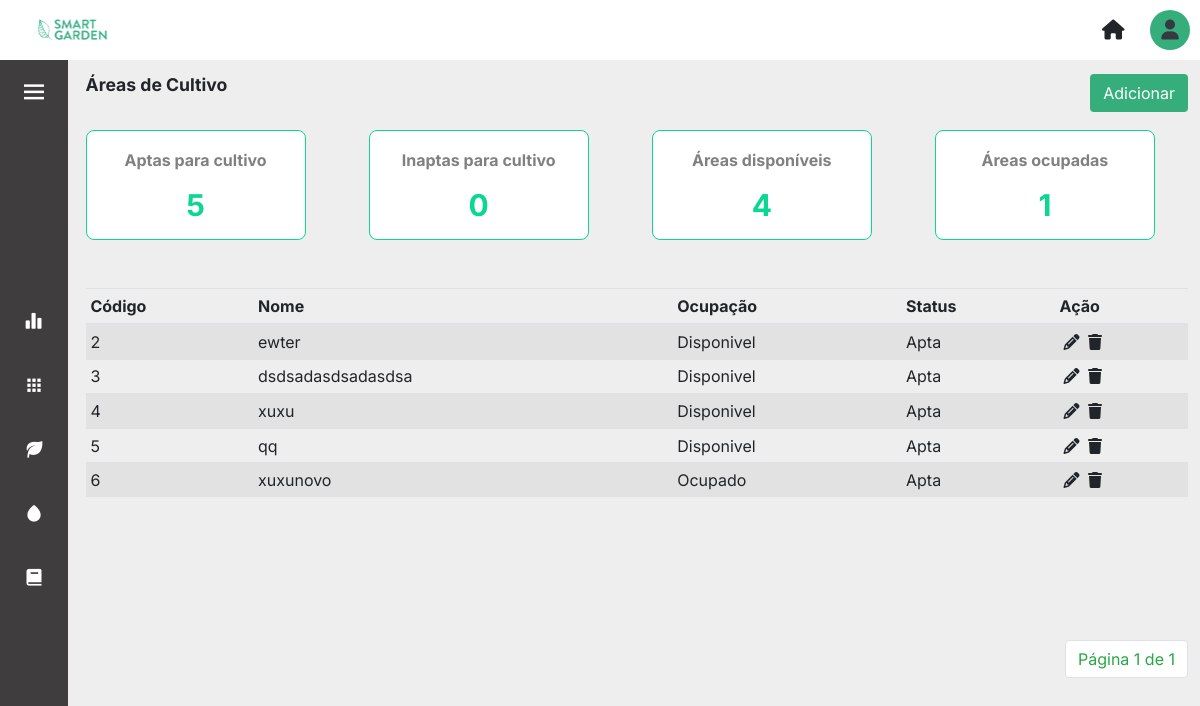
Page /areas/ on the earlier database version.
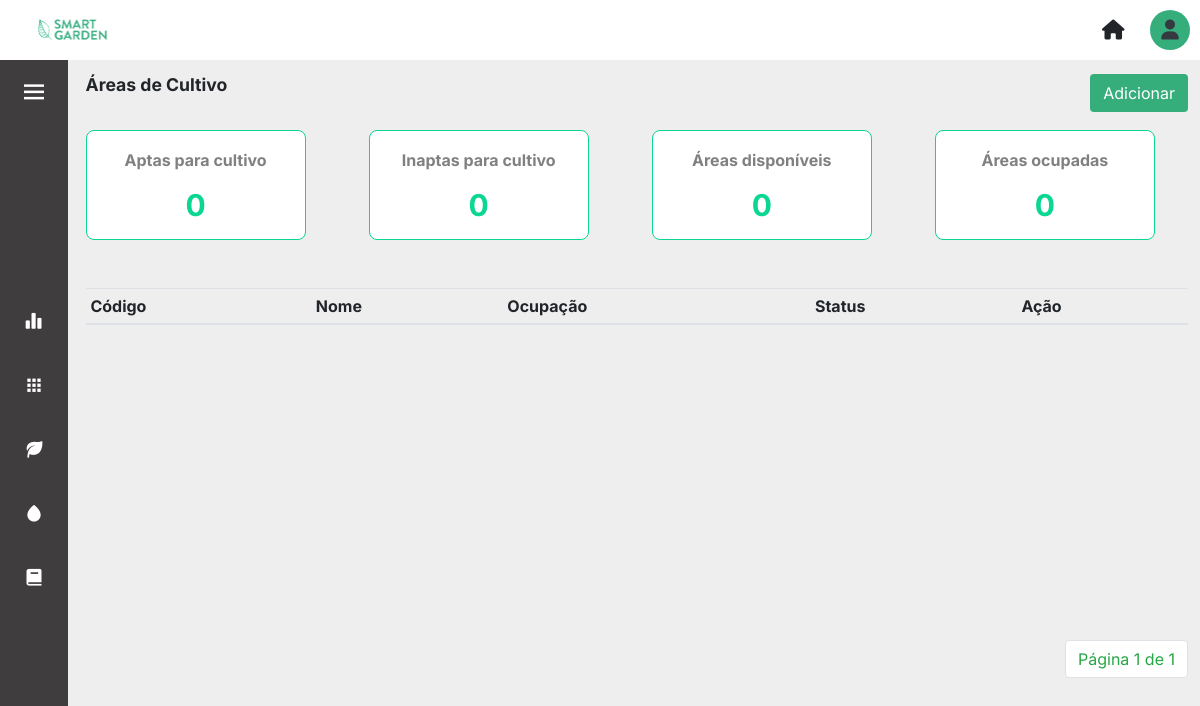
Same page on the later database version.
### core/models.py (models this page shows, shortened)
class AreaCultivo(models.Model):
    nome = models.CharField(max_length=100)
    disponivel = models.BooleanField(blank=True, null=False, default=True)
    apta = models.BooleanField(blank=False, null=False, default=True)

### core/views.py (the view)
# urls.py: path('areas/', views.areas, name='areas'),
def areas(request):
    areas = AreaCultivo.objects.all()
    qntDisponivel = AreaCultivo.objects.filter(disponivel=True).count()
    qntOcupado = AreaCultivo.objects.filter(disponivel=False).count()
    qntApta = AreaCultivo.objects.filter(apta=True).count()
    qntInapta = AreaCultivo.objects.filter(apta=False).count()
    paginator = Paginator(areas, 6)
    page = request.GET.get('page')
    areas = paginator.get_page(page)
    contexto = {
        'areas': areas,
        'qntDisponivel': qntDisponivel,
        'qntOcupado': qntOcupado,
        'qntApta': qntApta,
        'qntInapta': qntInapta,
    }
    return render(request, 'areas.html', contexto)

### templates/areas.html (shortened to what this page needs)
{% extends 'layout.html' %} {% load static %} {% block content %}
<div>
	<div class="d-flex align-items-center justify-content-between mb-3">
		<p class="title-page">Áreas de Cultivo</p>
		<a href="{% url 'cadastrar_areas' %}"><button type="button" class="btn btn_salvar">Adicionar</button></a>
	</div>
	<div class="row">
		<div class="col-sm-3">
			<div class="card">
				<div class="card-body">
					<h5 class="card-title">Aptas para cultivo</h5>
					<p class="card-text">{{qntApta}}</p>
				</div>
			</div>
		</div>
		<div class="col-sm-3">
			<div class="card">
				<div class="card-body">
					<h5 class="card-title">Inaptas para cultivo</h5>
					<p class="card-text">{{qntInapta}}</p>
				</div>
			</div>
		</div>
		<div class="col-sm-3">
			<div class="card">
				<div class="card-body">
					<h5 class="card-title">Áreas disponíveis</h5>
					<p class="card-text">{{qntDisponivel}}</p>
				</div>
			</div>
		</div>
		<div class="col-sm-3">
			<div class="card">
				<div class="card-body">
					<h5 class="card-title">Áreas ocupadas</h5>
					<p class="card-text">{{qntOcupado}}</p>
				</div>
			</div>
		</div>
	</div>
	<div class="table-content mt-5">
		<table class="table  table-striped table-sm table-hover">
			<thead class="border-botton">
			<tr>
				<th scope="col">Código</th>
				<th scope="col">Nome</th>
				<th scope="col">Ocupação</th>
				<th scope="col">Status</th>
				<th scope="col"></i>Ação</th>
			</tr>
			</thead>
			<tbody>
				{% for area in areas %}
				<tr>
					<td scope="row">{{area.id}}</td>
					<td>{{area.nome}}</td>
					{% if area.disponivel == True %}
					<td>Disponivel</td>
					{% else %}
					<td>Ocupado</td>
					{% endif %} {% if area.apta == True %}
					<td>Apta</td>
					{% else %}
					<td>Inapta</td>
					{% endif %}
					<td>
						<a href='{% url 'update_areas' area.id%}' class="m-1">
							<i class="fa-solid fa-pencil text-black"></i></a>
						<a data-toggle="modal" data-target="#modal_confirm" >
							<i class="fa-sharp fa-solid fa-trash text-black" data-toggle="modal fade" data-target="#exampleModal"></i>
						</a>
					</td>
				</tr>
				{% endfor %}
			</tbody>
		</table>
	</div>
	<div class="container_pagination">
		<nav aria-label="Page-navigation">
			<ul class="pagination">
			<li class="page-item"><a class="page-link text-success" href="#">Página {{areas.number}} de {{areas.paginator.num_pages}}</a></li>
			</ul>
		</nav>
	</div>
{% endblock %}

Differences in the rows shown:
removed AreaCultivo: id "2", nome "ewter", disponivel "Disponivel", apta "Apta"
removed AreaCultivo: id "3", nome "dsdsadasdsadasdsa", disponivel "Disponivel", apta "Apta"
removed AreaCultivo: id "4", nome "xuxu", disponivel "Disponivel", apta "Apta"
removed AreaCultivo: id "5", nome "qq", disponivel "Disponivel", apta "Apta"
removed AreaCultivo: id "6", nome "xuxunovo", disponivel "Ocupado", apta "Apta"
Other differences:
{{ qntApta }}: "5" → "0"
{{ qntDisponivel }}: "4" → "0"
{{ qntOcupado }}: "1" → "0"
